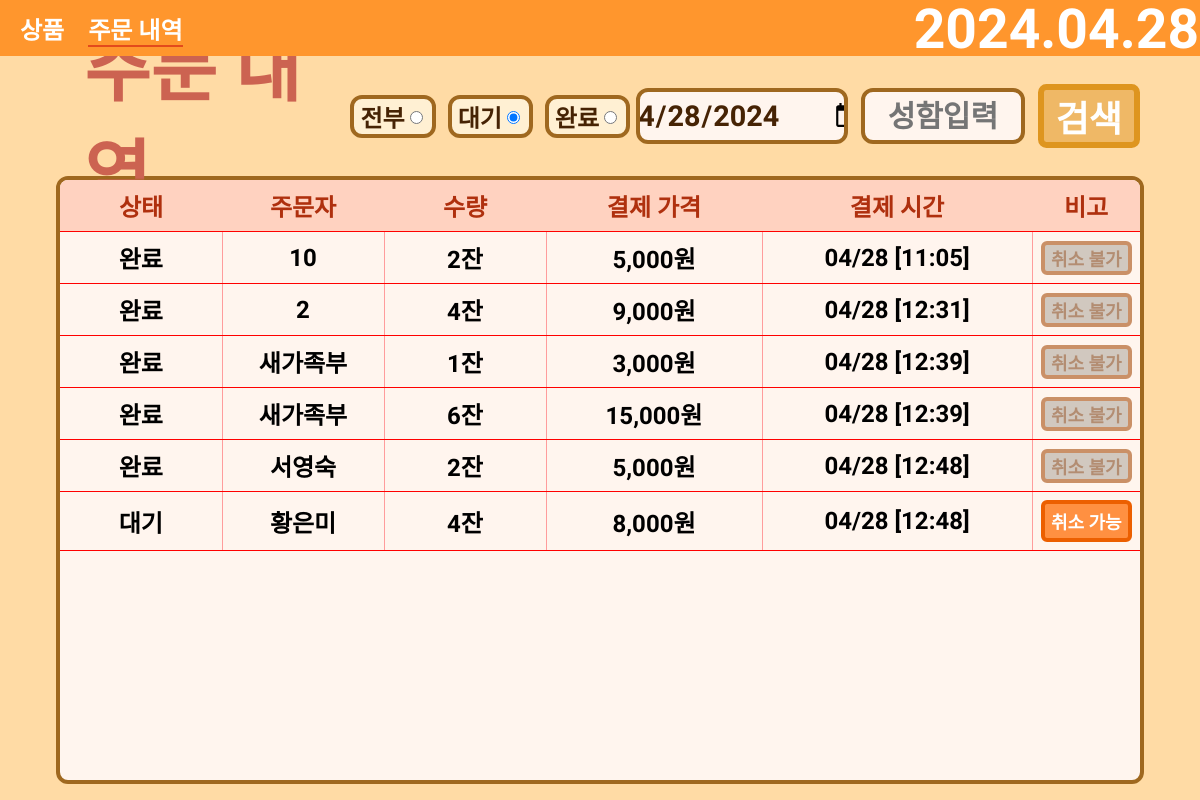
The page /OrderData/ on the database as committed earlier.
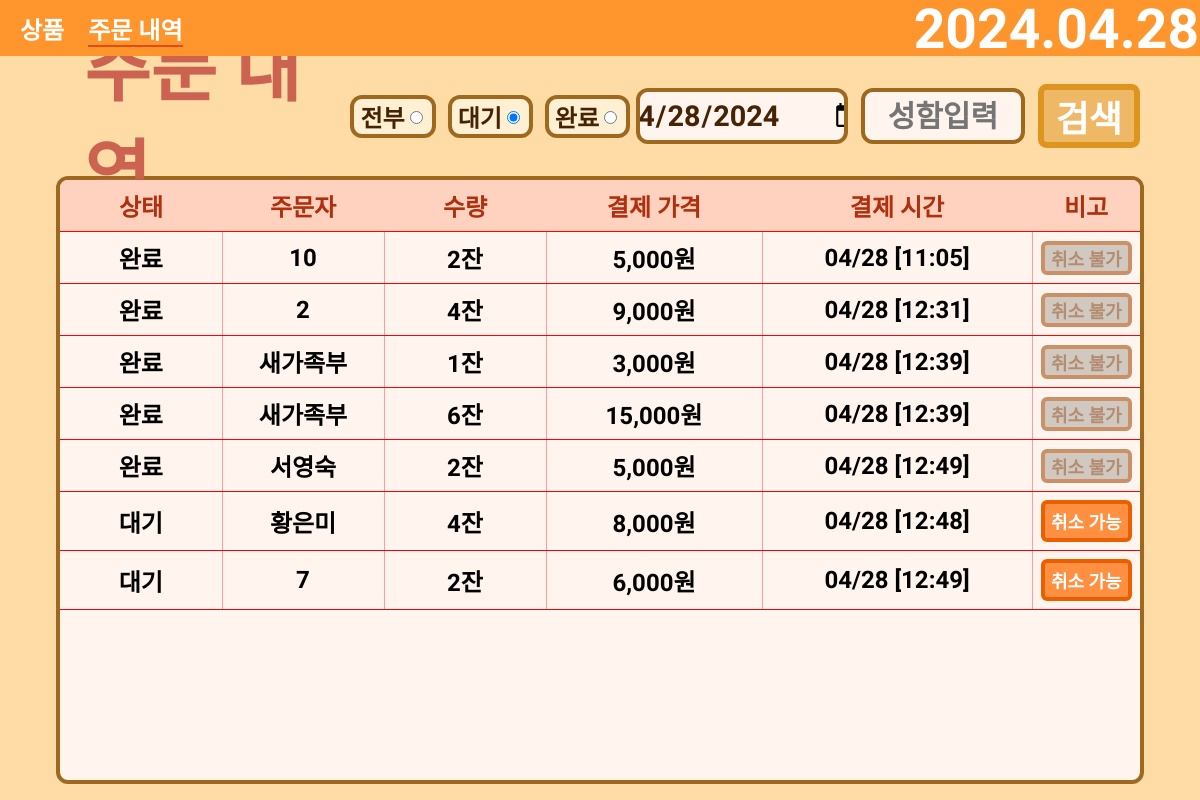
The same page on the database as committed later.
### main/models.py (models this page shows)
class OrderList(models.Model):
    ORDER_STATUS_CHOICES = [
        ('pending', '대기'),
        ('processing', '진행중'),
        ('completed', '완료됨'),
    ]
    order_menu = models.CharField(max_length=255)
    total_price = models.DecimalField(max_digits=10, decimal_places=0, default=0, null=True)
    total_quantity = models.DecimalField(max_digits=10, decimal_places=0, default=0, null=True)
    phone_number = models.CharField(max_length=15, null=True)
    order_name = models.CharField(max_length=255)
    modified_at = models.DateTimeField(auto_now=True)  # 현재 시간으로 기본값 설정
    order_status = models.CharField(max_length=20, choices=ORDER_STATUS_CHOICES, default='pending')

### main/views.py (the view)
# urls.py: path('OrderData/', OrderData.as_view()),
class OrderData(APIView):
    def get(self, request):
        today = timezone.now().date()
        order_list = OrderList.objects.filter(modified_at__date=today)
        context = {
            'today': today,
            'order_list': order_list,
        }
        return render(request, 'main/order_data.html', context)

### templates/main/order_data.html (shortened to what this page needs)
<!DOCTYPE html>
<html lang="en">
<head>
    {% load static %}
    <link rel="stylesheet" type="text/css" href="{% static 'order_data/order_data.css' %}">
</head>
<body>
<div class="app-container">
    <nav class="navbar">
        <div class="logo-section">
            <a class="nav_item" href="/">상품</a>
            <a class="nav_item pick" href="/OrderData">주문 내역</a>
        </div>
        <div class="nav-left">
            <a class="date-time-section" href="/PointExamine">{{ today|date:"Y.m.d" }}</a>
        </div>
    </nav>
</div>
<div class="order-section">
    <div class="order-container">
        <div class="order-header">
            <a class="order-header-left" href="{% url 'download-excel' %}">
                주문 내역
            </a>
            <div class="order-header-right">
                <form class="order-radio">
                    <div class="order-status">
                        <label for="전부">전부</label>
                        <input type="radio" id="전부" name="status" value="">
                    </div>
                    <div class="order-status">
                        <label for="대기">대기</label>
                        <input type="radio" id="대기" name="status" value="대기" checked>
                    </div>
                    <div class="order-status">
                        <label for="완료">완료</label>
                        <input type="radio" id="완료" name="status" value="완료">
                    </div>
                </form>
                <div class="order-input">
                    <input type="date" id="dateInput" class="order-input-select" onclick="OrderDataSearch()">
                    <input type="text" id="nameInput" class="order-input-select name" placeholder="성함입력"
                           onclick="OrderDataSearch()">
                    <div class="order-search" onclick="OrderDataSearch()">검색</div>
                </div>
            </div>
        </div>
        <div class="order-body">
            <table>
                <thead>
                <tr>
                    <th class="order-status-column">상태</th>
                    <th class="order-name-column">주문자</th>
                    <th class="total-quantity-column">수량</th>
                    <th class="total-price-column">결제 가격</th>
                    <th class="modified-at-column">결제 시간</th>
                    <th class="order-etc">비고</th>
                </tr>
                </thead>
                <tbody id="order-data-table">
                {% for data in order_list %}
                <tr>
                    <td class="order-status-column">{{ data.order_status }}</td>
                    <td class="order-name-column">{{ data.order_name }}</td>
                    <td class="total-quantity-column">{{ data.total_quantity }}잔</td>
                    {% load humanize %}
                    <td class="total-price-column">{{ data.total_price|intcomma }}원</td>
                    <td class="modified-at-column">{{ data.modified_at|date:"m/d [H:i]" }}</td>
                    {% if data.order_status == '대기' %}
                    <td class="order-etc">
                        <div class="delete" onclick="order_delete(this)">취소 가능</div>
                    </td>
                    {% else %}
                    <td class="order-etc">
                        <div class="complete">취소 불가</div>
                    </td>
                    {% endif %}
                </tr>
                {% endfor %}
                </tbody>
            </table>
        </div>
    </div>
</div>
</body>
</html>

Rows that differ between the two databases and show on the page:
changed OrderList "서영숙": modified_at "04/28 [12:48]" → "04/28 [12:49]"
added OrderList: order_status "대기", order_name "7", total_quantity "2", total_price "6,000", modified_at "04/28 [12:49]", shows "취소 가능"
